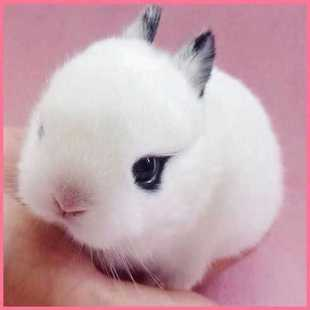
#> input picture 111.jpg, 310 x 310 px, given in place of the camera
$ python virtualpen.py
#> lines starting #> are read from the running program, lines starting #| are printed output that depends on the picture; after the words box and inside, x2 and y2 are one past the last pixel; in counts of white or black regions, pixels touching at a corner belong together
#> further down, frame is the input picture: shape (310, 310, 3); mean B, G, R 173.4, 164.8, 198.9
import cv2
import  numpy as np

cap = cv2.VideoCapture(0)

# Blue, Green, yellow  red
penColorHSV = [[112,123,92,162,255,255],
               [28,116,100,179,255,255],
               [20,80,127,155,255,255],
               [0,130,134,179,220,248]]

penColorBGR = [[255, 0, 0],
               [0, 255, 0],
               [0, 255, 255],
               [0,0,255]]

#{x,y,colorid}
drawpoints = []

def findpen(img):
    ret,img = cap.read()
    hsv = cv2.cvtColor(img, cv2.COLOR_BGR2HSV)
#> hsv: shape (310, 310, 3); mean H, S, V 115.7, 49.6, 199.5

    for i in range (len(penColorHSV)):
        lower = np.array(penColorHSV[i][:3])
        upper = np.array(penColorHSV[i][3:6])

        mask = cv2.inRange(hsv,lower,upper)
        result = cv2.bitwise_and(img,img,mask=mask)
        penx,peny = findcontour(mask)
        cv2.circle(imgContour,(penx,peny), 10, penColorBGR[i], cv2.FILLED)
        if peny != -1 :
            drawpoints.append([penx,peny,i])
#> this loop made 4 passes
#> (penx, peny) on passes 1 to 4: (-2, -1), (155, 0), (-2, -1), (56, 222)
#> pass 2, in findpen, `mask = cv2.inRange(hsv,lower,upper)`:
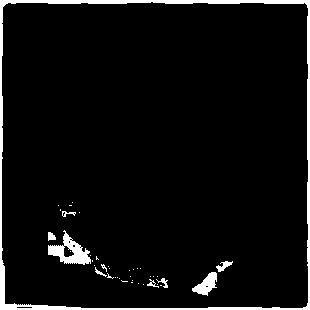
#> mask: shape (310, 310); 5.2% white; 41 white regions (32 under 20 px), largest, box (x1, y1, x2, y2) and area: (0, 0, 310, 310) 3660, (48, 230, 91, 265) 653, (192, 272, 217, 296) 311
#> pass 2, in findpen, `result = cv2.bitwise_and(img,img,mask=mask)`:
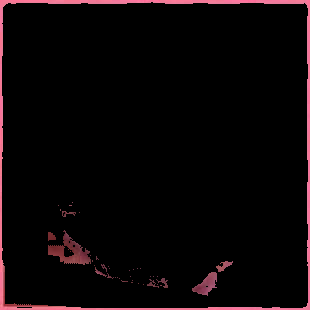
#> result: shape (310, 310, 3); mean B, G, R 6.6, 5.3, 10.9
#> after the loop:
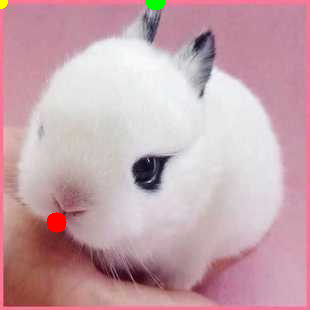
#> imgContour: shape (310, 310, 3); 0.57% of pixels changed, all inside (x1, y1, x2, y2) = (0, 0, 166, 233)
#> after the loop:
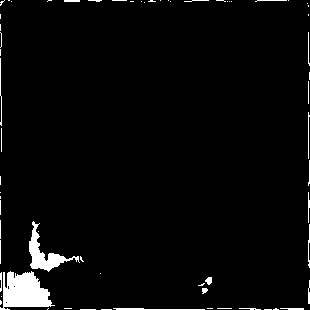
#> mask: shape (310, 310); 3.3% white; 66 white regions (45 under 20 px), largest, box (x1, y1, x2, y2) and area: (0, 271, 55, 310) 1389, (29, 221, 80, 272) 718, (113, 308, 205, 310) 120
#> after the loop, drawpoints = [[155, 0, 1], [56, 222, 3]]
        # cv2.imshow('result',result)

def findcontour(img):
    contours, hierarchy = cv2.findContours(img, cv2.RETR_EXTERNAL, cv2.CHAIN_APPROX_NONE)  # 取輪廓外型
    x,y,w,h = -1,-1,-1,-1
    for cnt in contours:
        #cv2.drawContours(imgContour, cnt, -1, (255, 255, 255), 4)
        area = cv2.contourArea(cnt)
        if area > 500:
            peri = cv2.arcLength(cnt, True)  # 邊長
            vertices = cv2.approxPolyDP(cnt, peri * 0.02, True)  # 取多邊形的頂點
            x, y, w, h = cv2.boundingRect(vertices)
    return x+w//2,y

def draw(drawpoints):
    for point in drawpoints :
        cv2.circle(imgContour, (point[0], point[1]), 10, penColorBGR[point[2]], cv2.FILLED)
#> this loop made 2 passes

cap=cv2.VideoCapture(0)

while True:
    ret,frame = cap.read()
    if ret:
        imgContour = frame.copy()
        cv2.imshow('Video',frame)
        findpen(frame)
        draw(drawpoints)
        cv2.imshow('contour',imgContour)
    else:
        break
    if cv2.waitKey(1) == ord('q'):
#> (key q is pressed here)
        break

        cv2.w

$ run again, on 47514.jpg
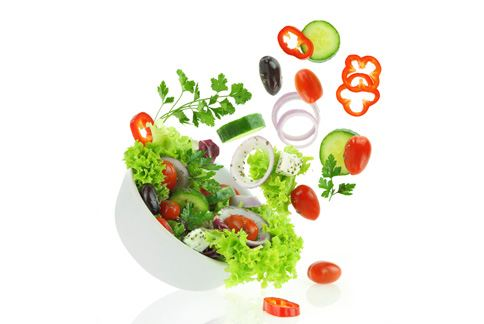
#> input picture 47514.jpg, 484 x 324 px, given in place of the camera
#> frame is the input picture: shape (324, 484, 3); mean B, G, R 214.5, 232.8, 234
#> hsv: shape (324, 484, 3); mean H, S, V 18.7, 33.9, 239.3
#> the loop in findpen, `for i in range (len(penColorHSV)):` made 4 passes
#> (penx, peny) on passes 1 to 4: (-2, -1), (321, 21), (321, 20), (321, 21)
#> after the loop in findpen, `for i in range (len(penColorHSV)):`:
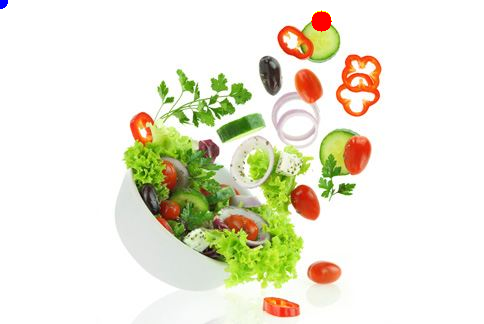
#> imgContour: shape (324, 484, 3); 0.25% of pixels changed, all inside (x1, y1, x2, y2) = (0, 0, 332, 32)
#> after the loop in findpen, `for i in range (len(penColorHSV)):`:
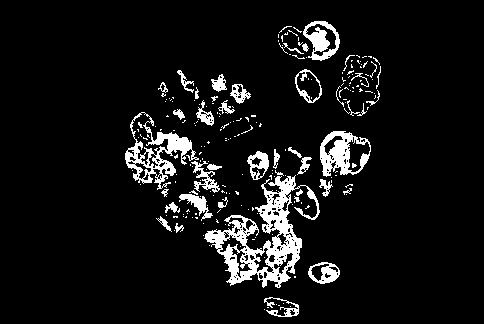
#> mask: shape (324, 484); 7.8% white; 221 white regions (180 under 20 px), largest, box (x1, y1, x2, y2) and area: (204, 175, 320, 288) 4155, (125, 112, 199, 190) 1683, (320, 131, 371, 177) 1163
#> after the loop in findpen, `for i in range (len(penColorHSV)):`: drawpoints = [[321, 21, 1], [321, 20, 2], [321, 21, 3]]
#> the loop in draw, `for point in drawpoints :` made 3 passes
